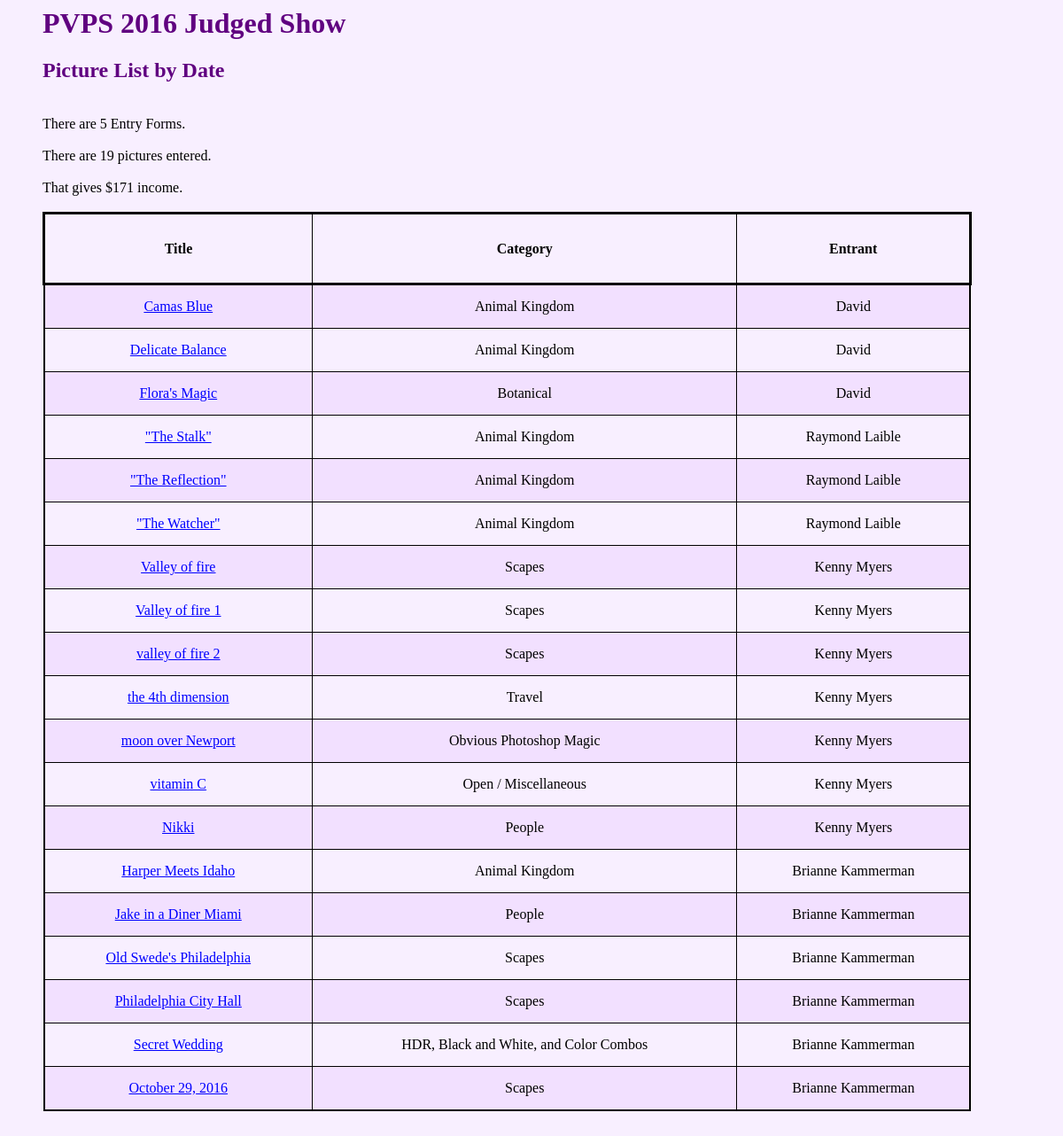
/show_2016/list_pics/date, run on the app's committed database.
### show_2016/models.py (models this page shows, shortened)
class Entries( models.Model):
    name = models.CharField( max_length=100 )
    address = models.CharField( max_length=100 )
    city = models.CharField( max_length=100 )
    state = models.CharField( max_length=100 )
    zip = models.CharField( max_length=100 )
    email = models.CharField( max_length=100 )
    phone = models.CharField( max_length=100 )
    pic1_title = models.CharField( max_length=100 )
    pic2_title = models.CharField( max_length=100 )
    pic3_title = models.CharField( max_length=100 )
    pic4_title = models.CharField( max_length=100 )
    pic5_title = models.CharField( max_length=100 )
    pic6_title = models.CharField( max_length=100 )
    pic7_title = models.CharField( max_length=100 )
    pic8_title = models.CharField( max_length=100 )
    pic1_category = models.CharField( max_length=50, default="" )
    pic2_category = models.CharField( max_length=50, default="" )
    pic3_category = models.CharField( max_length=50, default="" )
    pic4_category = models.CharField( max_length=50, default="" )
    pic5_category = models.CharField( max_length=50, default="" )
    pic6_category = models.CharField( max_length=50, default="" )
    pic7_category = models.CharField( max_length=50, default="" )
    pic8_category = models.CharField( max_length=50, default="" )
    pic1_price = models.CharField( max_length=30, default="")
    pic2_price = models.CharField( max_length=30, default="")
    pic3_price = models.CharField( max_length=30, default="")
    pic4_price = models.CharField( max_length=30, default="")
    pic5_price = models.CharField( max_length=30, default="")
    pic6_price = models.CharField( max_length=30, default="")
    pic7_price = models.CharField( max_length=30, default="")
    pic8_price = models.CharField( max_length=30, default="")
    date = models.DateTimeField( default=timezone.now() )
    def name_string( self):
        return self.name
    def num_pics( self):
        n = 0
        if ( len( self.pic1_title) > 1):
            n = n + 1
        if ( len( self.pic2_title) > 1):
            n = n + 1
        if ( len( self.pic3_title) > 1):
            n = n + 1
        if ( len( self.pic4_title) > 1):
            n = n + 1
        if ( len( self.pic5_title) > 1):
            n = n + 1
        if ( len( self.pic6_title) > 1):
            n = n + 1
        if ( len( self.pic7_title) > 1):
            n = n + 1
        if ( len( self.pic8_title) > 1):
            n = n + 1
        return n
    def entry_fee( self):
        return self.num_pics() * 9

### show_2016/views.py (the view)
# urls.py: url( r'^list_pics/(?P<sortkey>[^/]*)$', views.list_pics, name='list_pics'),
def list_pics( request, sortkey):
     piclist = build_pic_list()
     all_pics = piclist[ 'all_pics' ]
     totalpics = piclist[ 'totalpics' ]
     totalentries = piclist[ 'totalentries' ]
     income = piclist[ 'income' ]
     all_rows = all_pics
     if sortkey == 'category':
          all_rows = sorted( all_pics, key=lambda Picture: Picture.category )
     if sortkey == 'entrant' :
          all_rows = sorted( all_pics, key=lambda Picture: Picture.entrant)
     context = { 'all_rows' : all_rows}
     context[ 'totalentries' ] = totalentries
     context[ 'totalpics' ] = totalpics
     context[ 'income' ] = income
     context[ 'sortkey' ] = sortkey.capitalize()
     return render( request, 'show_2016/list_pics.html', context)

### show_2016/templates/show_2016/list_pics.html (shortened to what this page needs)
{% include 'show_2016/base_start.html' %}
<blockquote>
  <h1>PVPS 2016 Judged Show</h1>
  <h2>Picture List by {{ sortkey }}</h2>
  <br>
  There are {{ totalentries }} Entry Forms.<br><br>
  There are {{ totalpics }} pictures entered.<br><br>
  That gives ${{ income }} income.<br>
  <br>
{% if all_rows %}
    {% include 'show_2016/pics_table_start.html' %}
      {% for row in all_rows %}
        {% include 'show_2016/pics_table_one_row.html' %}
      {% endfor %}
    {% include 'show_2016/pics_table_finish.html' %}
{% else %}
  <p>
    There are no entries yet.<br>
  </p>
{% endif %}
</blockquote>

### show_2016/templates/show_2016/pics_table_one_row.html
    <tr class="list">
      <td class="list">
        <a href="../detail/{{row.entry_id}}">{{ row.title }}</a>
      </td><td class="list">
        {{ row.category }}
      </td><td class="list">
        {{ row.entrant }}
      </td>
    </tr>

### show_2016/static/show_2016/style.css (style rules this page uses)
h1 { color: #600080 ; # font-size: 200%; }
h2 { color: #600080 ; # font-size: 150%; }
a { color: #0000ff ; }
tr.list:nth-child(even) { background-color: #f2e0ff; }
th.list, td.list { vertical-align: middle; text-align: center; border: 1px solid black; padding: 15px; }

### data on the page
Entries: title "Camas Blue" "Delicate Balance" "Flora's Magic", category "Animal Kingdom" "Animal Kingdom" "Botanical", entrant "David" "David" "David"
Entries: title "\"The Stalk\"" "\"The Reflection\"" "\"The Watcher\"", category "Animal Kingdom" "Animal Kingdom" "Animal Kingdom", entrant "Raymond Laible" "Raymond Laible" "Raymond Laible"
Entries: title "Valley of fire", category "Scapes", entrant "Kenny Myers"
Entries: title "Valley of fire 1" "valley of fire 2" "the 4th dimension" "moon over Newport" "vitamin C" "Nikki", category "Scapes" "Scapes" "Travel" "Obvious Photoshop Magic" "Open / Miscellaneous" "People", entrant "Kenny Myers" "Kenny Myers" "Kenny Myers" "Kenny Myers" "Kenny Myers" "Kenny Myers"
Entries: title "Harper Meets Idaho" "Jake in a Diner Miami" "Old Swede's Philadelphia" "Philadelphia City Hall" "Secret Wedding" "October 29, 2016", category "Animal Kingdom" "People" "Scapes" "Scapes" "HDR, Black and White, and Color Combos" "Scapes", entrant "Brianne Kammerman" "Brianne Kammerman" "Brianne Kammerman" "Brianne Kammerman" "Brianne Kammerman" "Brianne Kammerman"

### other printed values
{{ sortkey }} "Date"
{{ totalentries }} "5"
{{ totalpics }} "19"
{{ income }} "171"
